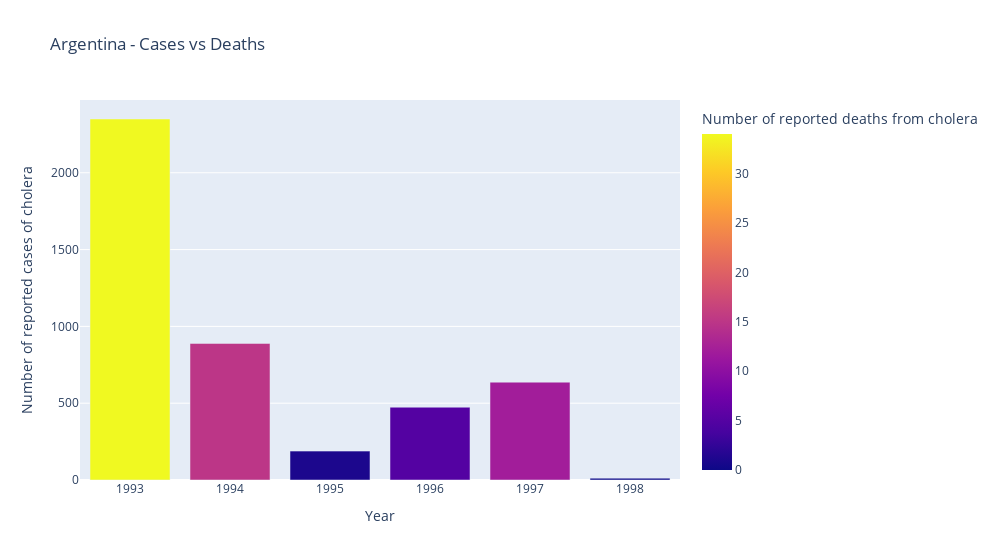
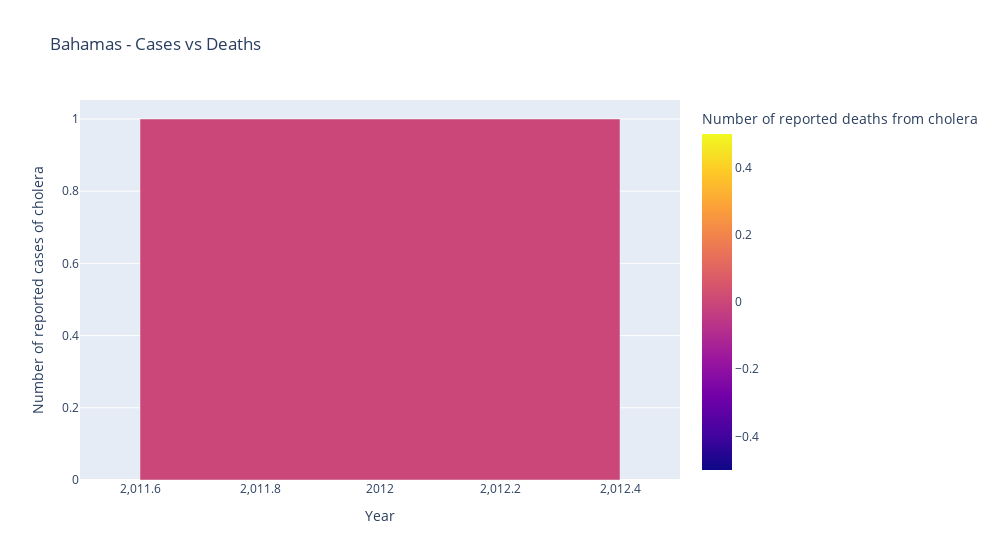
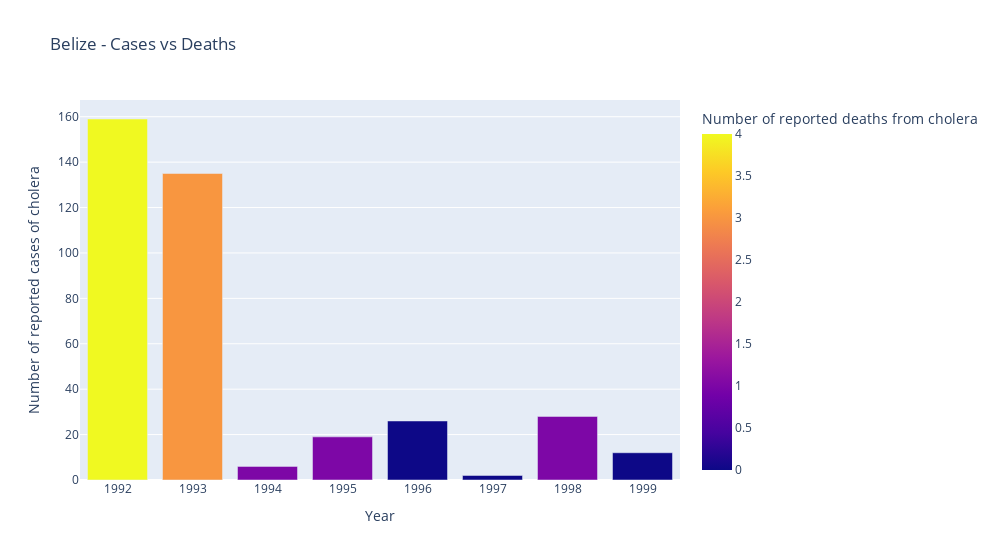
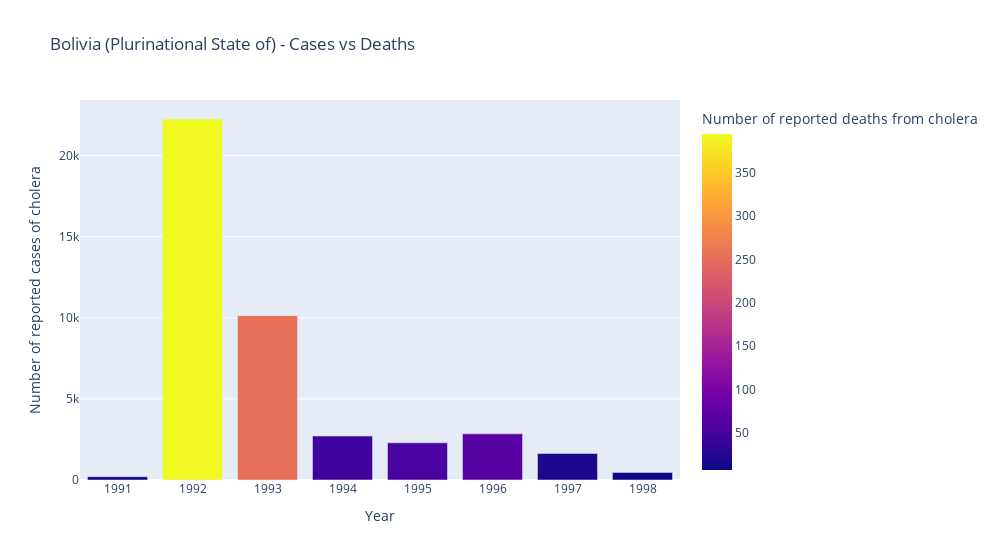

Notebook source saved alongside these figures, in order:
### Markdown cell above
#### 3. Cases vs Deaths per country

### Code cell
for i in data_americas['Country'].unique():

    fig = px.bar(
    data_frame = data_americas.loc[data['Country']==i], 
    x='Year', 
    y='Number of reported cases of cholera', 
    width=1000, 
    color='Number of reported deaths from cholera',
    color_discrete_sequence ='viridis',
    title=f'{i} - Cases vs Deaths')

    fig.show()

### Figure 1 — Plotly figure (JSON) as saved in the notebook; plotly's stock layout.template omitted (floating-point values rounded to 4 significant figures)
{"data": [{"alignmentgroup": "True", "hovertemplate": "Year=%{x}<br>Number of reported cases of cholera=%{y}<br>Number of reported deaths from cholera=%{marker.color}<extra></extra>", "legendgroup": "", "marker": {"color": [0, 12, 5, 1, 15, 34], "coloraxis": "coloraxis", "pattern": {"shape": ""}}, "name": "", "offsetgroup": "", "orientation": "v", "showlegend": false, "textposition": "auto", "type": "bar", "x": [1998, 1997, 1996, 1995, 1994, 1993], "xaxis": "x", "y": [12, 637, 474, 188, 889, 2350], "yaxis": "y"}], "layout": {"barmode": "relative", "coloraxis": {"colorbar": {"title": {"text": "Number of reported deaths from cholera"}}, "colorscale": [[0, "#0d0887"], [0.1111, "#46039f"], [0.2222, "#7201a8"], [0.3333, "#9c179e"], [0.4444, "#bd3786"], [0.5556, "#d8576b"], [0.6667, "#ed7953"], [0.7778, "#fb9f3a"], [0.8889, "#fdca26"], [1, "#f0f921"]]}, "legend": {"tracegroupgap": 0}, "title": {"text": "Argentina - Cases vs Deaths"}, "width": 1000, "xaxis": {"anchor": "y", "domain": [0, 1], "title": {"text": "Year"}}, "yaxis": {"anchor": "x", "domain": [0, 1], "title": {"text": "Number of reported cases of cholera"}}}}

### Figure 2 — Plotly figure (JSON) as saved in the notebook; plotly's stock layout.template omitted (floating-point values rounded to 4 significant figures)
{"data": [{"alignmentgroup": "True", "hovertemplate": "Year=%{x}<br>Number of reported cases of cholera=%{y}<br>Number of reported deaths from cholera=%{marker.color}<extra></extra>", "legendgroup": "", "marker": {"color": [0], "coloraxis": "coloraxis", "pattern": {"shape": ""}}, "name": "", "offsetgroup": "", "orientation": "v", "showlegend": false, "textposition": "auto", "type": "bar", "x": [2012], "xaxis": "x", "y": [1], "yaxis": "y"}], "layout": {"barmode": "relative", "coloraxis": {"colorbar": {"title": {"text": "Number of reported deaths from cholera"}}, "colorscale": [[0, "#0d0887"], [0.1111, "#46039f"], [0.2222, "#7201a8"], [0.3333, "#9c179e"], [0.4444, "#bd3786"], [0.5556, "#d8576b"], [0.6667, "#ed7953"], [0.7778, "#fb9f3a"], [0.8889, "#fdca26"], [1, "#f0f921"]]}, "legend": {"tracegroupgap": 0}, "title": {"text": "Bahamas - Cases vs Deaths"}, "width": 1000, "xaxis": {"anchor": "y", "domain": [0, 1], "title": {"text": "Year"}}, "yaxis": {"anchor": "x", "domain": [0, 1], "title": {"text": "Number of reported cases of cholera"}}}}

### Figure 3 — Plotly figure (JSON) as saved in the notebook; plotly's stock layout.template omitted (floating-point values rounded to 4 significant figures)
{"data": [{"alignmentgroup": "True", "hovertemplate": "Year=%{x}<br>Number of reported cases of cholera=%{y}<br>Number of reported deaths from cholera=%{marker.color}<extra></extra>", "legendgroup": "", "marker": {"color": [0, 1, 0, 0, 1, 1, 3, 4], "coloraxis": "coloraxis", "pattern": {"shape": ""}}, "name": "", "offsetgroup": "", "orientation": "v", "showlegend": false, "textposition": "auto", "type": "bar", "x": [1999, 1998, 1997, 1996, 1995, 1994, 1993, 1992], "xaxis": "x", "y": [12, 28, 2, 26, 19, 6, 135, 159], "yaxis": "y"}], "layout": {"barmode": "relative", "coloraxis": {"colorbar": {"title": {"text": "Number of reported deaths from cholera"}}, "colorscale": [[0, "#0d0887"], [0.1111, "#46039f"], [0.2222, "#7201a8"], [0.3333, "#9c179e"], [0.4444, "#bd3786"], [0.5556, "#d8576b"], [0.6667, "#ed7953"], [0.7778, "#fb9f3a"], [0.8889, "#fdca26"], [1, "#f0f921"]]}, "legend": {"tracegroupgap": 0}, "title": {"text": "Belize - Cases vs Deaths"}, "width": 1000, "xaxis": {"anchor": "y", "domain": [0, 1], "title": {"text": "Year"}}, "yaxis": {"anchor": "x", "domain": [0, 1], "title": {"text": "Number of reported cases of cholera"}}}}

### Figure 4 — Plotly figure (JSON) as saved in the notebook; plotly's stock layout.template omitted (floating-point values rounded to 4 significant figures)
{"data": [{"alignmentgroup": "True", "hovertemplate": "Year=%{x}<br>Number of reported cases of cholera=%{y}<br>Number of reported deaths from cholera=%{marker.color}<extra></extra>", "legendgroup": "", "marker": {"color": [7, 18, 68, 54, 46, 254, 395, 12], "coloraxis": "coloraxis", "pattern": {"shape": ""}}, "name": "", "offsetgroup": "", "orientation": "v", "showlegend": false, "textposition": "auto", "type": "bar", "x": [1998, 1997, 1996, 1995, 1994, 1993, 1992, 1991], "xaxis": "x", "y": [466, 1632, 2847, 2293, 2710, 10134, 22260, 206], "yaxis": "y"}], "layout": {"barmode": "relative", "coloraxis": {"colorbar": {"title": {"text": "Number of reported deaths from cholera"}}, "colorscale": [[0, "#0d0887"], [0.1111, "#46039f"], [0.2222, "#7201a8"], [0.3333, "#9c179e"], [0.4444, "#bd3786"], [0.5556, "#d8576b"], [0.6667, "#ed7953"], [0.7778, "#fb9f3a"], [0.8889, "#fdca26"], [1, "#f0f921"]]}, "legend": {"tracegroupgap": 0}, "title": {"text": "Bolivia (Plurinational State of) - Cases vs Deaths"}, "width": 1000, "xaxis": {"anchor": "y", "domain": [0, 1], "title": {"text": "Year"}}, "yaxis": {"anchor": "x", "domain": [0, 1], "title": {"text": "Number of reported cases of cholera"}}}}
